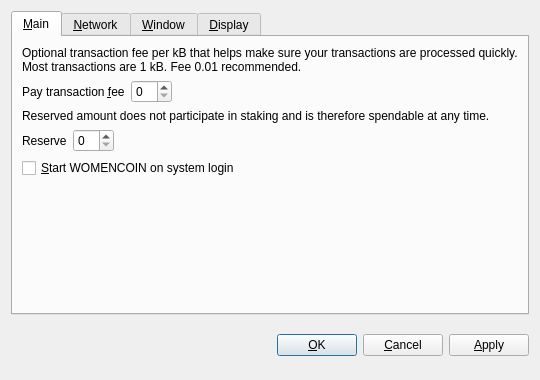
<?xml version="1.0" encoding="UTF-8"?>
<ui version="4.0">
 <class>OptionsDialog</class>
 <widget class="QDialog" name="OptionsDialog">
  <property name="geometry">
   <rect>
    <x>0</x>
    <y>0</y>
    <width>540</width>
    <height>380</height>
   </rect>
  </property>
  <property name="windowTitle">
   <string>Options</string>
  </property>
  <property name="modal">
   <bool>true</bool>
  </property>
  <layout class="QVBoxLayout" name="verticalLayout">
   <item>
    <widget class="QTabWidget" name="tabWidget">
     <property name="tabPosition">
      <enum>QTabWidget::North</enum>
     </property>
     <property name="currentIndex">
      <number>0</number>
     </property>
     <widget class="QWidget" name="tabMain">
      <attribute name="title">
       <string>&amp;Main</string>
      </attribute>
      <layout class="QVBoxLayout" name="verticalLayout_Main">
       <item>
        <widget class="QLabel" name="transactionFeeInfoLabel">
         <property name="text">
          <string>Optional transaction fee per kB that helps make sure your transactions are processed quickly. Most transactions are 1 kB. Fee 0.01 recommended.</string>
         </property>
         <property name="textFormat">
          <enum>Qt::PlainText</enum>
         </property>
         <property name="wordWrap">
          <bool>true</bool>
         </property>
        </widget>
       </item>
       <item>
        <layout class="QHBoxLayout" name="horizontalLayoutFee">
         <item>
          <widget class="QLabel" name="transactionFeeLabel">
           <property name="text">
            <string>Pay transaction &amp;fee</string>
           </property>
           <property name="textFormat">
            <enum>Qt::PlainText</enum>
           </property>
           <property name="buddy">
            <cstring>transactionFee</cstring>
           </property>
          </widget>
         </item>
         <item>
          <widget class="BitcoinAmountField" name="transactionFee"/>
         </item>
         <item>
          <spacer name="horizontalSpacerFee">
           <property name="orientation">
            <enum>Qt::Horizontal</enum>
           </property>
           <property name="sizeHint" stdset="0">
            <size>
             <width>40</width>
             <height>20</height>
            </size>
           </property>
          </spacer>
         </item>
        </layout>
       </item>
       <item>
        <widget class="QLabel" name="reserveBalanceInfoLabel">
         <property name="text">
          <string>Reserved amount does not participate in staking and is therefore spendable at any time.</string>
         </property>
         <property name="textFormat">
          <enum>Qt::PlainText</enum>
         </property>
         <property name="wordWrap">
          <bool>true</bool>
         </property>
        </widget>
       </item>
       <item>
        <layout class="QHBoxLayout" name="horizontalLayoutReserveBalance">
         <item>
          <widget class="QLabel" name="reserveBalanceLabel">
           <property name="text">
            <string>Reserve</string>
           </property>
           <property name="textFormat">
            <enum>Qt::PlainText</enum>
           </property>
           <property name="buddy">
            <cstring>reserveBalance</cstring>
           </property>
          </widget>
         </item>
         <item>
          <widget class="BitcoinAmountField" name="reserveBalance"/>
         </item>
         <item>
          <spacer name="horizontalSpacerReserveBalance">
           <property name="orientation">
            <enum>Qt::Horizontal</enum>
           </property>
           <property name="sizeHint" stdset="0">
            <size>
             <width>40</width>
             <height>20</height>
            </size>
           </property>
          </spacer>
         </item>
        </layout>
       </item>
       <item>
        <widget class="QCheckBox" name="bitcoinAtStartup">
         <property name="toolTip">
          <string>Automatically start WOMENCOIN after logging in to the system.</string>
         </property>
         <property name="text">
          <string>&amp;Start WOMENCOIN on system login</string>
         </property>
        </widget>
       </item>
       <item>
        <spacer name="verticalSpacer_Main">
         <property name="orientation">
          <enum>Qt::Vertical</enum>
         </property>
         <property name="sizeHint" stdset="0">
          <size>
           <width>20</width>
           <height>40</height>
          </size>
         </property>
        </spacer>
       </item>
      </layout>
     </widget>
     <widget class="QWidget" name="tabNetwork">
      <attribute name="title">
       <string>&amp;Network</string>
      </attribute>
      <layout class="QVBoxLayout" name="verticalLayout_Network">
       <item>
        <widget class="QCheckBox" name="mapPortUpnp">
         <property name="toolTip">
          <string>Automatically open the WOMENCOIN client port on the router. This only works when your router supports UPnP and it is enabled.</string>
         </property>
         <property name="text">
          <string>Map port using &amp;UPnP</string>
         </property>
        </widget>
       </item>
       <item>
        <widget class="QCheckBox" name="connectSocks">
         <property name="toolTip">
          <string>Connect to the WOMENCOIN network through a SOCKS proxy (e.g. when connecting through Tor).</string>
         </property>
         <property name="text">
          <string>&amp;Connect through SOCKS proxy:</string>
         </property>
        </widget>
       </item>
       <item>
        <layout class="QHBoxLayout" name="horizontalLayout_Network">
         <item>
          <widget class="QLabel" name="proxyIpLabel">
           <property name="text">
            <string>Proxy &amp;IP:</string>
           </property>
           <property name="textFormat">
            <enum>Qt::PlainText</enum>
           </property>
           <property name="buddy">
            <cstring>proxyIp</cstring>
           </property>
          </widget>
         </item>
         <item>
          <widget class="QValidatedLineEdit" name="proxyIp">
           <property name="maximumSize">
            <size>
             <width>140</width>
             <height>16777215</height>
            </size>
           </property>
           <property name="toolTip">
            <string>IP address of the proxy (e.g. 127.0.0.1)</string>
           </property>
          </widget>
         </item>
         <item>
          <widget class="QLabel" name="proxyPortLabel">
           <property name="text">
            <string>&amp;Port:</string>
           </property>
           <property name="textFormat">
            <enum>Qt::PlainText</enum>
           </property>
           <property name="buddy">
            <cstring>proxyPort</cstring>
           </property>
          </widget>
         </item>
         <item>
          <widget class="QLineEdit" name="proxyPort">
           <property name="maximumSize">
            <size>
             <width>55</width>
             <height>16777215</height>
            </size>
           </property>
           <property name="toolTip">
            <string>Port of the proxy (e.g. 9050)</string>
           </property>
          </widget>
         </item>
         <item>
          <widget class="QLabel" name="socksVersionLabel">
           <property name="text">
            <string>SOCKS &amp;Version:</string>
           </property>
           <property name="textFormat">
            <enum>Qt::PlainText</enum>
           </property>
           <property name="buddy">
            <cstring>socksVersion</cstring>
           </property>
          </widget>
         </item>
         <item>
          <widget class="QValueComboBox" name="socksVersion">
           <property name="toolTip">
            <string>SOCKS version of the proxy (e.g. 5)</string>
           </property>
          </widget>
         </item>
         <item>
          <spacer name="horizontalSpacer_Network">
           <property name="orientation">
            <enum>Qt::Horizontal</enum>
           </property>
           <property name="sizeHint" stdset="0">
            <size>
             <width>40</width>
             <height>20</height>
            </size>
           </property>
          </spacer>
         </item>
        </layout>
       </item>
       <item>
        <spacer name="verticalSpacer_Network">
         <property name="orientation">
          <enum>Qt::Vertical</enum>
         </property>
         <property name="sizeHint" stdset="0">
          <size>
           <width>20</width>
           <height>40</height>
          </size>
         </property>
        </spacer>
       </item>
      </layout>
     </widget>
     <widget class="QWidget" name="tabWindow">
      <attribute name="title">
       <string>&amp;Window</string>
      </attribute>
      <layout class="QVBoxLayout" name="verticalLayout_Window">
       <item>
        <widget class="QCheckBox" name="minimizeToTray">
         <property name="toolTip">
          <string>Show only a tray icon after minimizing the window.</string>
         </property>
         <property name="text">
          <string>&amp;Minimize to the tray instead of the taskbar</string>
         </property>
        </widget>
       </item>
       <item>
        <widget class="QCheckBox" name="minimizeOnClose">
         <property name="toolTip">
          <string>Minimize instead of exit the application when the window is closed. When this option is enabled, the application will be closed only after selecting Quit in the menu.</string>
         </property>
         <property name="text">
          <string>M&amp;inimize on close</string>
         </property>
        </widget>
       </item>
       <item>
        <spacer name="verticalSpacer_Window">
         <property name="orientation">
          <enum>Qt::Vertical</enum>
         </property>
         <property name="sizeHint" stdset="0">
          <size>
           <width>20</width>
           <height>40</height>
          </size>
         </property>
        </spacer>
       </item>
      </layout>
     </widget>
     <widget class="QWidget" name="tabDisplay">
      <attribute name="title">
       <string>&amp;Display</string>
      </attribute>
      <layout class="QVBoxLayout" name="verticalLayout_Display">
       <item>
        <layout class="QHBoxLayout" name="horizontalLayout_1_Display">
         <item>
          <widget class="QLabel" name="langLabel">
           <property name="text">
            <string>User Interface &amp;language:</string>
           </property>
           <property name="textFormat">
            <enum>Qt::PlainText</enum>
           </property>
           <property name="buddy">
            <cstring>lang</cstring>
           </property>
          </widget>
         </item>
         <item>
          <widget class="QValueComboBox" name="lang">
           <property name="toolTip">
            <string>The user interface language can be set here. This setting will take effect after restarting WOMENCOIN.</string>
           </property>
          </widget>
         </item>
        </layout>
       </item>
       <item>
        <layout class="QHBoxLayout" name="horizontalLayout_2_Display">
         <item>
          <widget class="QLabel" name="unitLabel">
           <property name="text">
            <string>&amp;Unit to show amounts in:</string>
           </property>
           <property name="textFormat">
            <enum>Qt::PlainText</enum>
           </property>
           <property name="buddy">
            <cstring>unit</cstring>
           </property>
          </widget>
         </item>
         <item>
          <widget class="QValueComboBox" name="unit">
           <property name="toolTip">
            <string>Choose the default subdivision unit to show in the interface and when sending coins.</string>
           </property>
          </widget>
         </item>
        </layout>
       </item>
       <item>
        <widget class="QCheckBox" name="displayAddresses">
         <property name="toolTip">
          <string>Whether to show WOMENCOIN addresses in the transaction list or not.</string>
         </property>
         <property name="text">
          <string>&amp;Display addresses in transaction list</string>
         </property>
        </widget>
       </item>
       <item>
        <widget class="QCheckBox" name="coinControlFeatures">
         <property name="toolTip">
          <string>Whether to show coin control features or not.</string>
         </property>
         <property name="text">
          <string>Display coin &amp;control features (experts only!)</string>
         </property>
        </widget>
       </item>
       <item>
        <spacer name="verticalSpacer_Display">
         <property name="orientation">
          <enum>Qt::Vertical</enum>
         </property>
         <property name="sizeHint" stdset="0">
          <size>
           <width>20</width>
           <height>40</height>
          </size>
         </property>
        </spacer>
       </item>
      </layout>
     </widget>
    </widget>
   </item>
   <item>
    <layout class="QHBoxLayout" name="horizontalLayout_Buttons">
     <item>
      <spacer name="horizontalSpacer_1">
       <property name="orientation">
        <enum>Qt::Horizontal</enum>
       </property>
       <property name="sizeHint" stdset="0">
        <size>
         <width>40</width>
         <height>48</height>
        </size>
       </property>
      </spacer>
     </item>
     <item>
      <widget class="QLabel" name="statusLabel">
       <property name="font">
        <font>
         <weight>75</weight>
         <bold>true</bold>
        </font>
       </property>
       <property name="text">
        <string/>
       </property>
       <property name="textFormat">
        <enum>Qt::PlainText</enum>
       </property>
       <property name="wordWrap">
        <bool>true</bool>
       </property>
      </widget>
     </item>
     <item>
      <spacer name="horizontalSpacer_2">
       <property name="orientation">
        <enum>Qt::Horizontal</enum>
       </property>
       <property name="sizeHint" stdset="0">
        <size>
         <width>40</width>
         <height>48</height>
        </size>
       </property>
      </spacer>
     </item>
     <item>
      <widget class="QPushButton" name="okButton">
       <property name="text">
        <string>&amp;OK</string>
       </property>
      </widget>
     </item>
     <item>
      <widget class="QPushButton" name="cancelButton">
       <property name="text">
        <string>&amp;Cancel</string>
       </property>
       <property name="autoDefault">
        <bool>false</bool>
       </property>
      </widget>
     </item>
     <item>
      <widget class="QPushButton" name="applyButton">
       <property name="text">
        <string>&amp;Apply</string>
       </property>
       <property name="autoDefault">
        <bool>false</bool>
       </property>
      </widget>
     </item>
    </layout>
   </item>
  </layout>
 </widget>
 <customwidgets>
  <customwidget>
   <class>BitcoinAmountField</class>
   <extends>QSpinBox</extends>
   <header>bitcoinamountfield.h</header>
  </customwidget>
  <customwidget>
   <class>QValueComboBox</class>
   <extends>QComboBox</extends>
   <header>qvaluecombobox.h</header>
  </customwidget>
  <customwidget>
   <class>QValidatedLineEdit</class>
   <extends>QLineEdit</extends>
   <header>qvalidatedlineedit.h</header>
  </customwidget>
 </customwidgets>
 <resources/>
 <connections/>
</ui>
